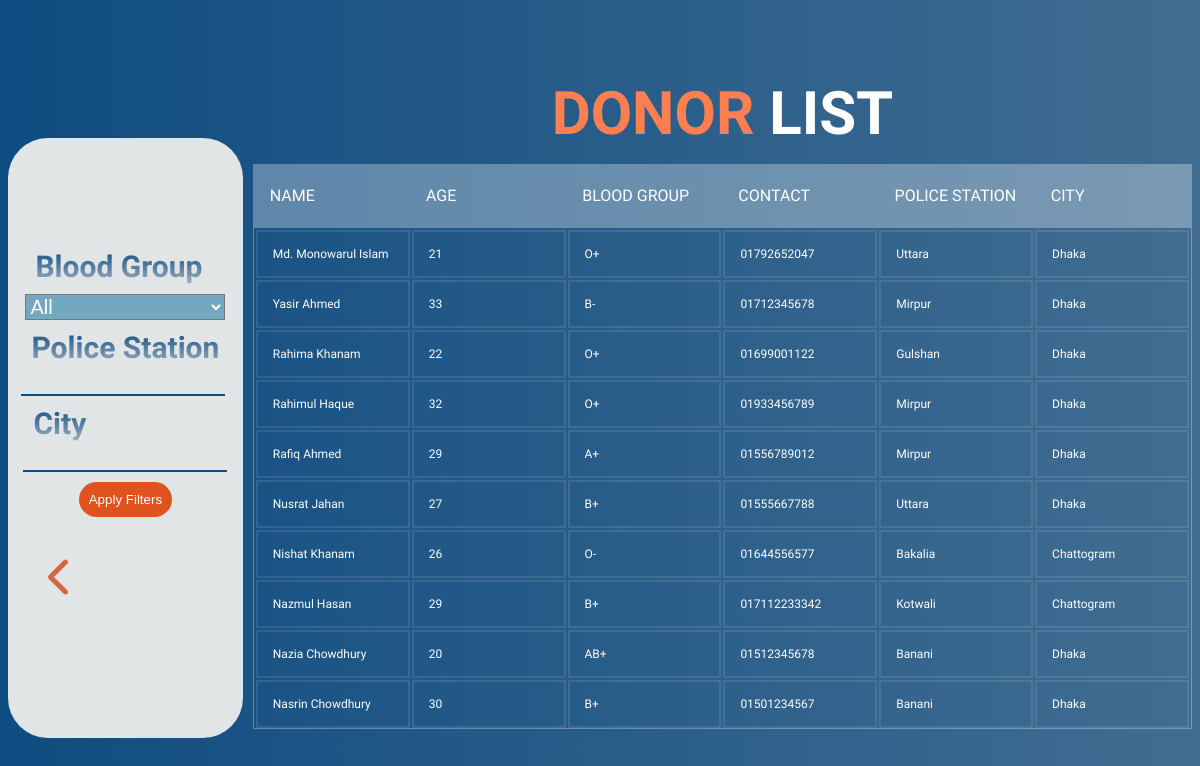
Screenshot of /donor_list.php with the database file from the repository.
### tables this page shows
CREATE TABLE `user_list` (
  `username` varchar(32) NOT NULL,
  `name` varchar(255) DEFAULT NULL,
  `contact` varchar(15) DEFAULT NULL,
  `email` varchar(50) DEFAULT NULL,
  `pass` varchar(255) DEFAULT NULL,
  `age` int(120) DEFAULT NULL,
  `blood_group` varchar(3) DEFAULT NULL,
  `NID` varchar(13) DEFAULT NULL,
  `gender` varchar(6) DEFAULT NULL,
  `police_station` varchar(255) DEFAULT NULL,
  `city` varchar(255) DEFAULT NULL
);

### donor_list.php (the view, shortened to what this page needs)
<!DOCTYPE html>
<html lang="en">
<head>
    <link rel="stylesheet" href="donor_list.css">
</head>
<body>
    <section class="sec">
        <section class="dash">
            <div class="dashboard">
                <div class="blood">
                    <h6 class="dt">Blood Group</h6>
                    <select class="options" id="bloodGroup" name="blood">
                        <option value="All">All</option>
                    </select>
                </div>
                <div class="police_station">
                    <h6 class="dt">Police Station</h6>
                    <input class="police_station" id="policeStation" name="police_station" type="text">
                </div>
                <div class="city">
                    <h6 class="dt">City</h6>
                    <input class="city" id="city" name="city" type="text">
                </div>
                <button class="app" onclick="applyFilters()">Apply Filters</button>
                <a onclick="history.back();"><i class="fas fa-chevron-left"></i></a>
            </div>
        </section>
        <section class="List">
            <h1><span>Donor </span>List</h1>
            <div class="tbl-header">
                <table>
                    <thead>
                        <tr>
                            <th>Name</th>
                            <th>Age</th>
                            <th>Blood Group</th>
                            <th>Contact</th>
                            <th>Police Station</th>
                            <th>City</th>
                        </tr>
                    </thead>
                </table>
            </div>
            <div class="tbl-content">
                <table>
                    <tbody>
                        <?php
                        $conn = mysqli_connect("localhost", "root", "370_summer23", "blood_donation_services");
                        $query = "SELECT u.name, u.age, u.blood_group, u.contact, u.police_station, u.city
                                    FROM donor_list d
                                    INNER JOIN user_list u ON d.username = u.username
                                    ORDER BY d.responds DESC";
                        $result = mysqli_query($conn, $query);
                        while($row = mysqli_fetch_assoc($result)){
                            echo '<tr class="data-row">';
                            echo '<td>'. $row['name'] .'</td>';
                            echo '<td>'. $row['age'] .'</td>';
                            echo '<td>'. $row['blood_group'] .'</td>';
                            echo '<td>'. $row['contact'] .'</td>';
                            echo '<td>'. $row['police_station'] .'</td>';
                            echo '<td>'. $row['city'] .'</td>';
                            echo '</tr>';
                        }
                    ?>
                    </tbody>
                </table>
            </div>
        </section>
    </section>
</body>
</html>

### donor_list.css (style rules this page uses)
body { background-image: linear-gradient(to right, #0F4C81, #416d91); font-family: 'Poppins', sans-serif; font-family: 'Roboto', sans-serif; font-family: 'Work Sans', sans-serif; }
.sec { display: flex; justify-content: center; gap: 10px; align-items: center; }
.app { padding: 10px; margin-top: 10px; border: none; font: 16px; background-color: rgb(223, 83, 33); border-radius: 20px; color: white; cursor: pointer; }
span { color: coral; }
.dash { width: 20%; height: 600px; margin-top: 130px; }
.dashboard { background-color: rgb(226, 229, 230); height: 100%; border-radius: 40px; display: flex; flex-direction: column; align-items: center; justify-content: center; }
input { outline: none; border: none; width: 200px; border-bottom: 2px solid #0F4C81; background: transparent; }
.options { width: 200px; background-color: #0b6f9e83; color: #ffffff; font-size: 20px; }
h6 { margin: 0px; background-image: linear-gradient(to bottom, #0F4C81, #9cb0c2); background-clip: text; -webkit-background-clip: text; color: transparent; }
i { font-size: 40px; color: rgb(210, 103, 64); }
a { cursor: pointer; margin: 40px; align-self: flex-start; }
.dt { font-size: 30px; font-weight: 700px; margin: 10px; }
.List { width: 80%; }
h1 { font-size: 60px; color: #fff; text-transform: uppercase; font-weight: 900; text-align: center; margin-bottom: 15px; transition: .6s; }
table { width: 100%; table-layout: fixed; }
.tbl-header { background-color: rgba(255, 255, 255, 0.3); }
.tbl-content { height: 500px; overflow-y: scroll; border: 1px solid rgba(255, 255, 255, 0.3); }
th { padding: 20px 15px; text-align: left; font-weight: 500; font-size: 16px; color: #fff; text-transform: uppercase; }
td { padding: 15px; text-align: left; font-weight: 400; font-size: 12px; color: #fff; border: 2px solid rgba(255, 255, 255, 0.1); }

### rows the page displays
user_list: name "Md. Monowarul Islam", age "21", blood_group "O+", contact "01792652047", police_station "Uttara", city "Dhaka"
user_list: name "Yasir Ahmed", age "33", blood_group "B-", contact "01712345678", police_station "Mirpur", city "Dhaka"
user_list: name "Rahima Khanam", age "22", blood_group "O+", contact "01699001122", police_station "Gulshan", city "Dhaka"
user_list: name "Rahimul Haque", age "32", blood_group "O+", contact "01933456789", police_station "Mirpur", city "Dhaka"
user_list: name "Rafiq Ahmed", age "29", blood_group "A+", contact "01556789012", police_station "Mirpur", city "Dhaka"
user_list: name "Nusrat Jahan", age "27", blood_group "B+", contact "01555667788", police_station "Uttara", city "Dhaka"
user_list: name "Nishat Khanam", age "26", blood_group "O-", contact "01644556577", police_station "Bakalia", city "Chattogram"
user_list: name "Nazmul Hasan", age "29", blood_group "B+", contact "017112233342", police_station "Kotwali", city "Chattogram"
user_list: name "Nazia Chowdhury", age "20", blood_group "AB+", contact "01512345678", police_station "Banani", city "Dhaka"
user_list: name "Nasrin Chowdhury", age "30", blood_group "B+", contact "01501234567", police_station "Banani", city "Dhaka"
